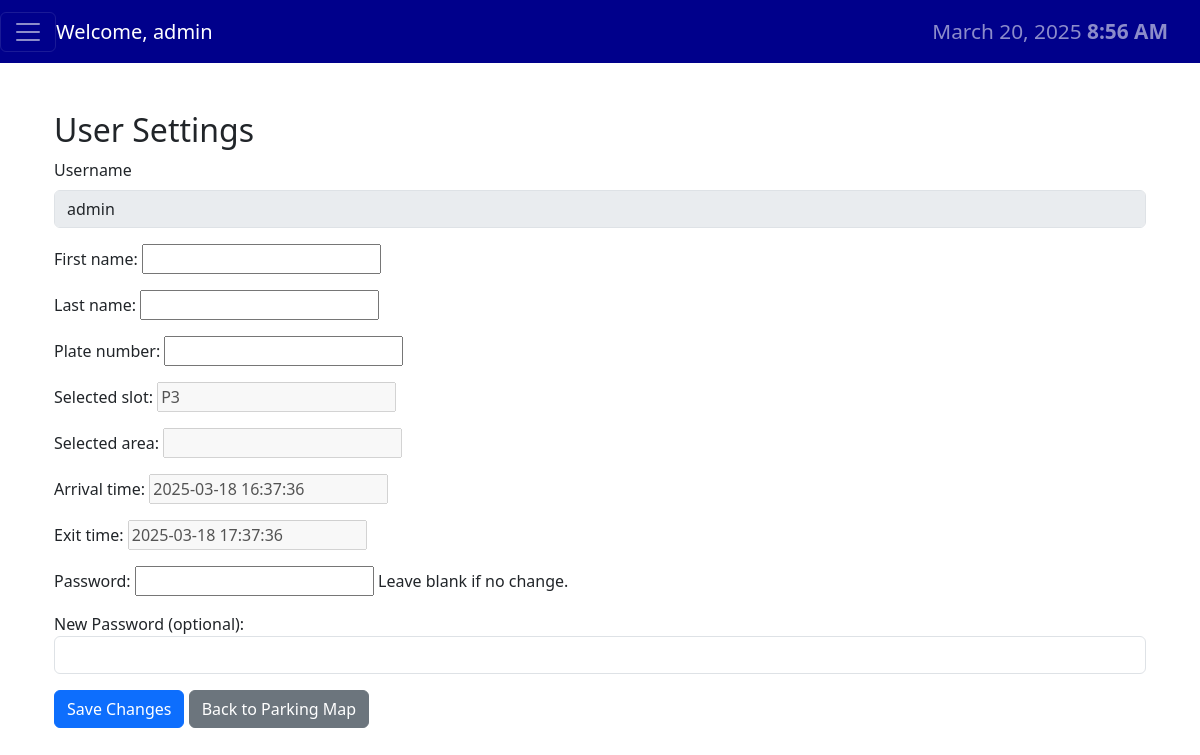
Page /settings/ (signed in) on the earlier database version.
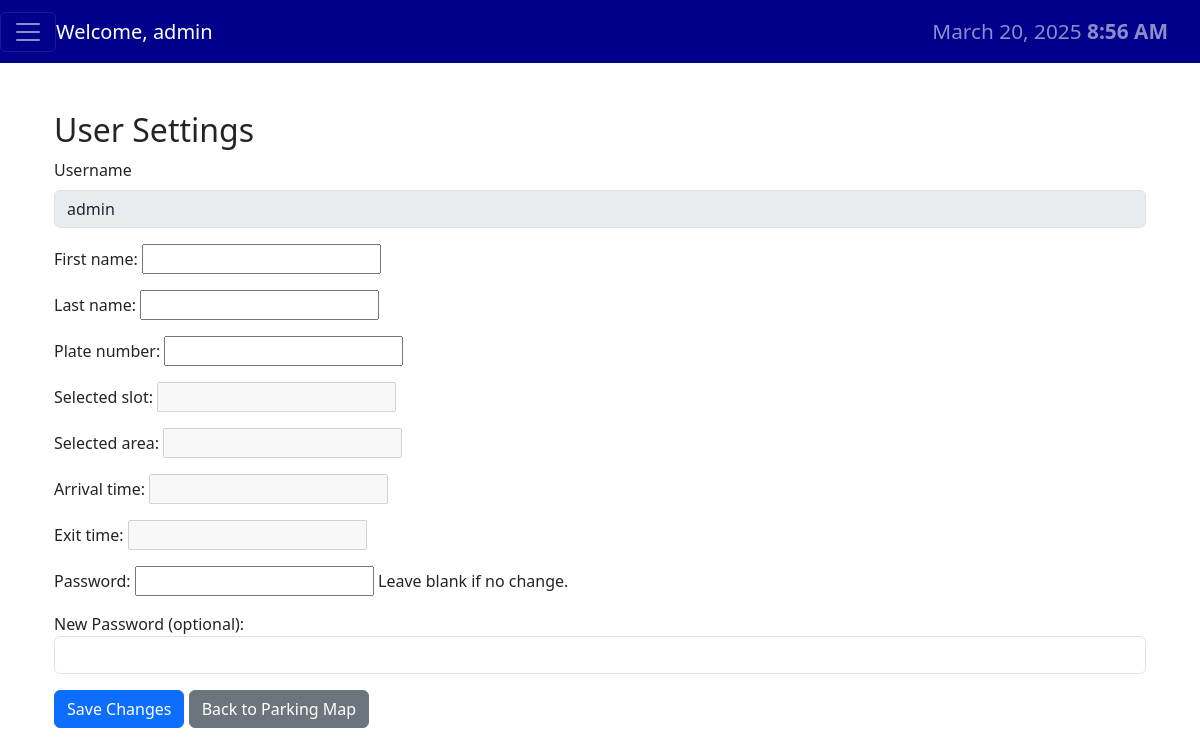
Same page on the later database version.
### navigation/models.py (models this page shows, shortened)
class Profile(models.Model):
    user = models.OneToOneField(User, on_delete=models.CASCADE)
    plate_number = models.CharField(max_length=20, blank=True)
    selected_slot = models.CharField(max_length=5, blank=True)
    selected_area = models.CharField(max_length=50, blank=True)
    arrival_time = models.DateTimeField(null=True, blank=True)
    exit_time = models.DateTimeField(null=True, blank=True)

### navigation/views.py (the view)
# urls.py: path('settings/', views.user_settings, name='user_settings'),
@login_required
def user_settings(request):
    if request.method == 'POST':
        form = UserSettingsForm(request.POST, instance=request.user.profile, user=request.user)
        if form.is_valid():
            form.save()
            if request.POST.get('new_password'):
                request.user.set_password(request.POST['new_password'])
                request.user.save()
            return redirect('parking_map')
    else:
        form = UserSettingsForm(user=request.user, instance=request.user.profile)
    return render(request, 'navigation/user_settings.html', {
        'form': form,
    })

### navigation/forms.py (shortened to what this page needs)
class UserSettingsForm(forms.ModelForm):
    first_name = forms.CharField(max_length=30, required=True)
    last_name = forms.CharField(max_length=30, required=True)
    plate_number = forms.CharField(max_length=15, required=True)
    password = forms.CharField(max_length=100, required=False, widget=forms.PasswordInput, help_text='Leave blank if no change.')
    class Meta:
        model = Profile
        fields = ['first_name', 'last_name', 'plate_number', 'selected_slot', 'selected_area', 'arrival_time', 'exit_time']
    def __init__(self, *args, **kwargs):
        user = kwargs.pop('user')
        super().__init__(*args, **kwargs)
        self.user = user
        self.fields['first_name'].initial = user.first_name
        self.fields['last_name'].initial = user.last_name
        self.fields['plate_number'].initial = user.profile.plate_number
        self.fields['selected_slot'].disabled = True
        self.fields['selected_area'].disabled = True
        self.fields['arrival_time'].disabled = True
        self.fields['exit_time'].disabled = True

### navigation/templates/navigation/user_settings.html (shortened to what this page needs)
{% extends 'navigation/base.html' %}
{% block content %}
<div class="container mt-5">
  <h2>User Settings</h2>
  <form method="POST">
    <div class="mb-3">
      <label class="form-label">Username</label>
      <input type="text" class="form-control" value="{{ user.username }}" disabled>
    </div>
    {{ form.as_p }}
    <div class="mb-3">
      <label for="new_password">New Password (optional):</label>
      <input type="password" class="form-control" name="new_password">
    </div>
    <button type="submit" class="btn btn-primary">Save Changes</button>
    <a class="btn btn-secondary" href="{% url 'parking_map' %}">Back to Parking Map</a>
  </form>
</div>
{% endblock %}

### navigation/templates/navigation/base.html (shortened to what this page needs)
{% load static %}
<!doctype html>
<html lang="en">
<head>
    <link rel="stylesheet" href="https://cdn.jsdelivr.net/npm/bootstrap@5.3.3/dist/css/bootstrap.min.css">
</head>
<body>
  <nav class="navbar navbar-dark" style="background-color: #00008B;">
    <div class="d-flex align-items-center">
      <button class="navbar-toggler" type="button" data-toggle="collapse"
              data-target="#navbarToggleExternalContent" aria-controls="navbarToggleExternalContent"
              aria-expanded="false" aria-label="Toggle navigation">
        <span class="navbar-toggler-icon"></span>
      </button>
      <a class="navbar-brand ml-2" href="{% url 'parking_map' %}">
        Welcome, {{ user.username }}
      </a>
    </div>
    <div class="navbar-text ml-auto mr-3 text-end" style="margin-right: 2rem;">
      <p class="mb-0" style="font-size: 1.3rem;">
        {% now "F j, Y" %} <strong id="current-time">--:--</strong>
      </p>
    </div>
  </nav>
<div class="container mt-4">
    {% block content %}
    {% endblock %}
</div>
</body>
</html>

Differences in the rows shown:
changed Profile: selected_slot "P3" → (not shown); arrival_time "2025-03-18 16:37:36" → (not shown); exit_time "2025-03-18 17:37:36" → (not shown)
